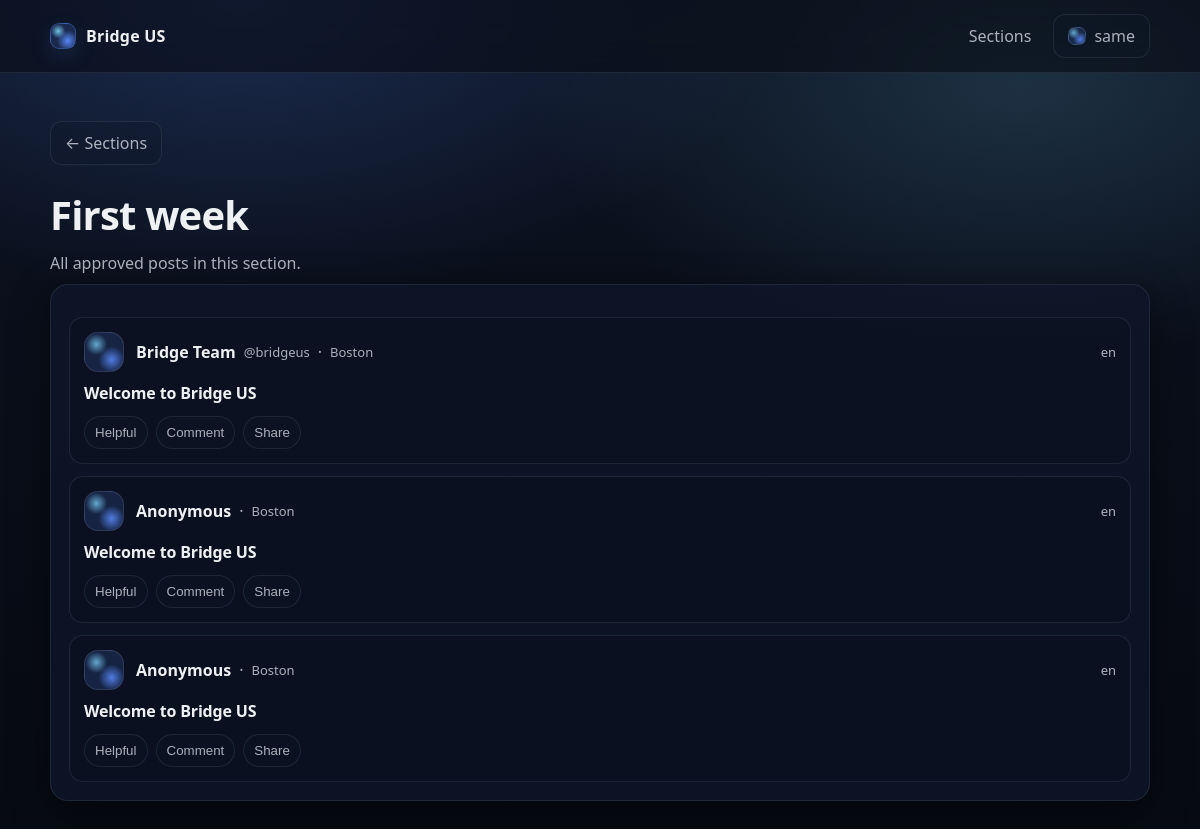
The app's page /sections/first_week (signed in) with its own data.
### tables this page shows
CREATE TABLE users (
              id INTEGER PRIMARY KEY AUTOINCREMENT,
              uid TEXT NOT NULL UNIQUE,
              email TEXT NOT NULL UNIQUE,
              username TEXT NOT NULL,
              password_hash TEXT NOT NULL,
              lang TEXT NOT NULL DEFAULT 'en',
              created_at TEXT NOT NULL DEFAULT (datetime('now'))
            , is_admin INTEGER NOT NULL DEFAULT 0);

CREATE TABLE posts (
              id INTEGER PRIMARY KEY AUTOINCREMENT,
              title TEXT NOT NULL,
              content TEXT NOT NULL,
              city TEXT,
              section TEXT NOT NULL,
              status TEXT NOT NULL,
              source_lang TEXT NOT NULL DEFAULT 'en',
              created_at TEXT NOT NULL DEFAULT (datetime('now')),
              updated_at TEXT NOT NULL DEFAULT (datetime('now'))
            , author_name TEXT, author_handle TEXT, author_user_id INTEGER, reviewed_by_user_id INTEGER, review_note TEXT, reviewed_at TEXT);

### app.py (the view)
    @app.get("/sections/<section_code>")
    def section_posts(section_code: str):
        allowed = {s["code"] for s in inject_i18n_helpers()["sections"]}
        if section_code not in allowed:
            return ("Not found", 404)
        posts = list_approved_posts(limit=50, section=section_code)
        return render_template(
            "section_posts.html",
            posts=posts,
            section_code=section_code,
        )

### db.py (called while the page is built)
def get_db() -> sqlite3.Connection:
    db: Optional[sqlite3.Connection] = g.get("db")
    if db is None:
        db = sqlite3.connect(current_app.config["DATABASE_PATH"])
        db.row_factory = sqlite3.Row
        g.db = db
    return db

def list_approved_posts(
    *, limit: int = 50, city: Optional[str] = None, section: Optional[str] = None
) -> List[Dict[str, Any]]:
    db = get_db()
    q = """
    SELECT id, title, city, section, source_lang, created_at, author_name, author_handle
    FROM posts
    WHERE status = 'approved'
    """
    args: List[Any] = []
    if city:
        q += " AND lower(coalesce(city,'')) = lower(?)"
        args.append(city.strip())
    if section:
        q += " AND section = ?"
        args.append(section)
    q += " ORDER BY id DESC LIMIT ?"
    args.append(limit)
    rows = db.execute(q, tuple(args)).fetchall()
    return [dict(r) for r in rows]

def get_user_by_id(user_id: int) -> Optional[Dict[str, Any]]:
    db = get_db()
    row = db.execute(
        """
        SELECT id, uid, email, username, lang, is_admin, created_at
        FROM users
        WHERE id = ?
        """,
        (user_id,),
    ).fetchone()
    return dict(row) if row else None

### templates/section_posts.html (shortened to what this page needs)
{% extends "base.html" %}
{% block content %}
  <div style="margin-top: 22px;">
    <a class="btn btn-ghost" href="{{ url_for('sections_page') }}">← {{ _("Sections") }}</a>
  </div>
  <section class="hero" style="padding-bottom: 10px;">
    <h1>{{ section_label(section_code) }}</h1>
    <p class="muted">All approved posts in this section.</p>
  </section>
  <section class="card">
    {% if posts and posts|length > 0 %}
      <ul class="feed">
        {% for p in posts %}
          <li class="post-card">
            <div class="post-head">
              <div class="avatar" aria-hidden="true"></div>
              <div class="post-head-main">
                <div class="author-line">
                  <span class="author-name">{{ p.author_name or "Anonymous" }}</span>
                  {% if p.author_handle %}<span class="author-handle">{{ p.author_handle }}</span>{% endif %}
                  {% if p.city %}<span class="dot">·</span><span class="meta">{{ p.city }}</span>{% endif %}
                </div>
              </div>
              <div class="meta">{{ p.source_lang }}</div>
            </div>
            <div class="post-body">
              <a class="post-title" href="{{ url_for('post_detail', post_id=p.id) }}">{{ p.title }}</a>
            </div>
            <div class="post-actions">
              <button class="action" type="button">Helpful</button>
              <button class="action" type="button">Comment</button>
              <button class="action" type="button">Share</button>
            </div>
          </li>
        {% endfor %}
      </ul>
    {% else %}
      <p class="muted">No approved posts in this section yet.</p>
    {% endif %}
  </section>
{% endblock %}

### templates/base.html (shortened to what this page needs)
<!doctype html>
<html lang="{{ get_locale() }}">
  <head>
    <link rel="stylesheet" href="{{ url_for('static', filename='app.css') }}" />
  </head>
  <body>
    <header class="topbar">
      <div class="container">
        <a class="brand brand-link" href="{{ url_for('index') }}">
          <span class="logo" aria-hidden="true"></span>
          <span>Bridge US</span>
        </a>
        <nav class="nav">
          <a href="{{ url_for('sections_page') }}">{{ _("Sections") }}</a>
          {% if current_user %}
            <details class="menu">
              <summary class="btn btn-ghost menu-trigger" aria-label="User menu">
                <span class="avatar-sm" aria-hidden="true"></span>
                <span class="menu-name">{{ current_user.username }}</span>
              </summary>
            </details>
          {% endif %}
        </nav>
      </div>
    </header>
    <main class="container">
      <div class="page">
        {% block content %}{% endblock %}
      </div>
    </main>
  </body>
</html>

### records on screen
users: username "same"
posts: author_name "Bridge Team", author_handle "@bridgeus", city "Boston", source_lang "en", title "Welcome to Bridge US"
posts: author_name "Anonymous", city "Boston", source_lang "en", title "Welcome to Bridge US"
posts: author_name "Anonymous", city "Boston", source_lang "en", title "Welcome to Bridge US"

### other values on screen
{{ section_label(section_code) }} "First week"
